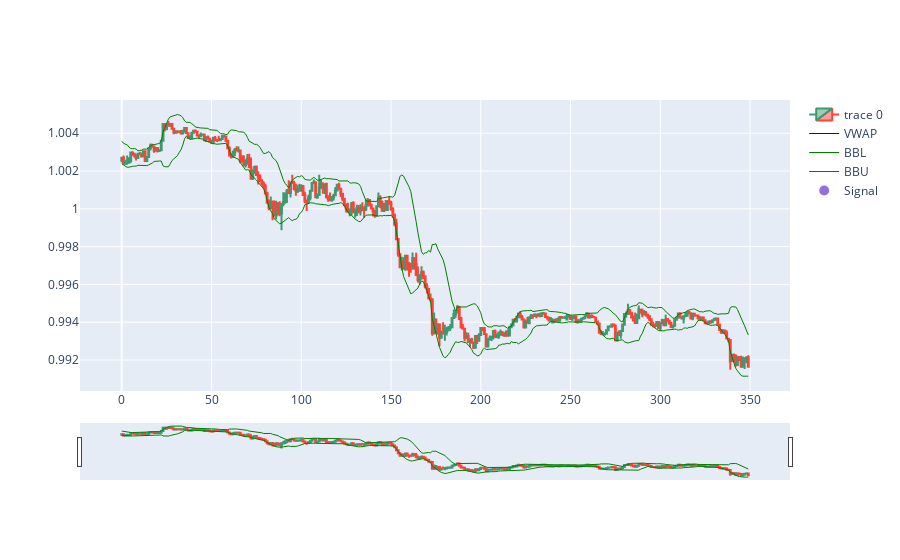

The notebook cell this image was saved under:
### Code cell
import plotly.graph_objects as go
from plotly.subplots import make_subplots
from datetime import datetime
st=10400
dfpl = df[st:st+350]
dfpl.reset_index(inplace=True)
fig = go.Figure(data=[go.Candlestick(x=dfpl.index,
                open=dfpl['Open'],
                high=dfpl['High'],
                low=dfpl['Low'],
                close=dfpl['Close']),
                go.Scatter(x=dfpl.index, y=dfpl.VWAP, 
                           line=dict(color='blue', width=1), 
                           name="VWAP"), 
                go.Scatter(x=dfpl.index, y=dfpl['BBL_14_2.0'], 
                           line=dict(color='green', width=1), 
                           name="BBL"),
                go.Scatter(x=dfpl.index, y=dfpl['BBU_14_2.0'], 
                           line=dict(color='green', width=1), 
                           name="BBU")])

fig.add_scatter(x=dfpl.index, y=dfpl['pointposbreak'], mode="markers",
                marker=dict(size=10, color="MediumPurple"),
                name="Signal")
fig.show()

### Figure 1 — Plotly figure (JSON) as saved in the notebook; plotly's stock layout.template omitted (floating-point values rounded to 4 significant figures; data arrays with more than 128 entries replaced by an {"elided": "..."} marker saying what was removed)
{"data": [{"close": {"elided": "350 float values"}, "high": {"elided": "350 float values"}, "low": {"elided": "350 float values"}, "open": {"elided": "350 float values"}, "type": "candlestick", "x": {"elided": "350 int values"}}, {"line": {"color": "blue", "width": 1}, "name": "VWAP", "type": "scatter", "x": {"elided": "350 int values"}, "y": {"elided": "350 null values"}}, {"line": {"color": "green", "width": 1}, "name": "BBL", "type": "scatter", "x": {"elided": "350 int values"}, "y": {"elided": "350 float values"}}, {"line": {"color": "green", "width": 1}, "name": "BBU", "type": "scatter", "x": {"elided": "350 int values"}, "y": {"elided": "350 float values"}}, {"marker": {"color": "MediumPurple", "size": 10}, "mode": "markers", "name": "Signal", "type": "scatter", "x": {"elided": "350 int values"}, "y": {"elided": "350 null values"}}], "layout": {}}
